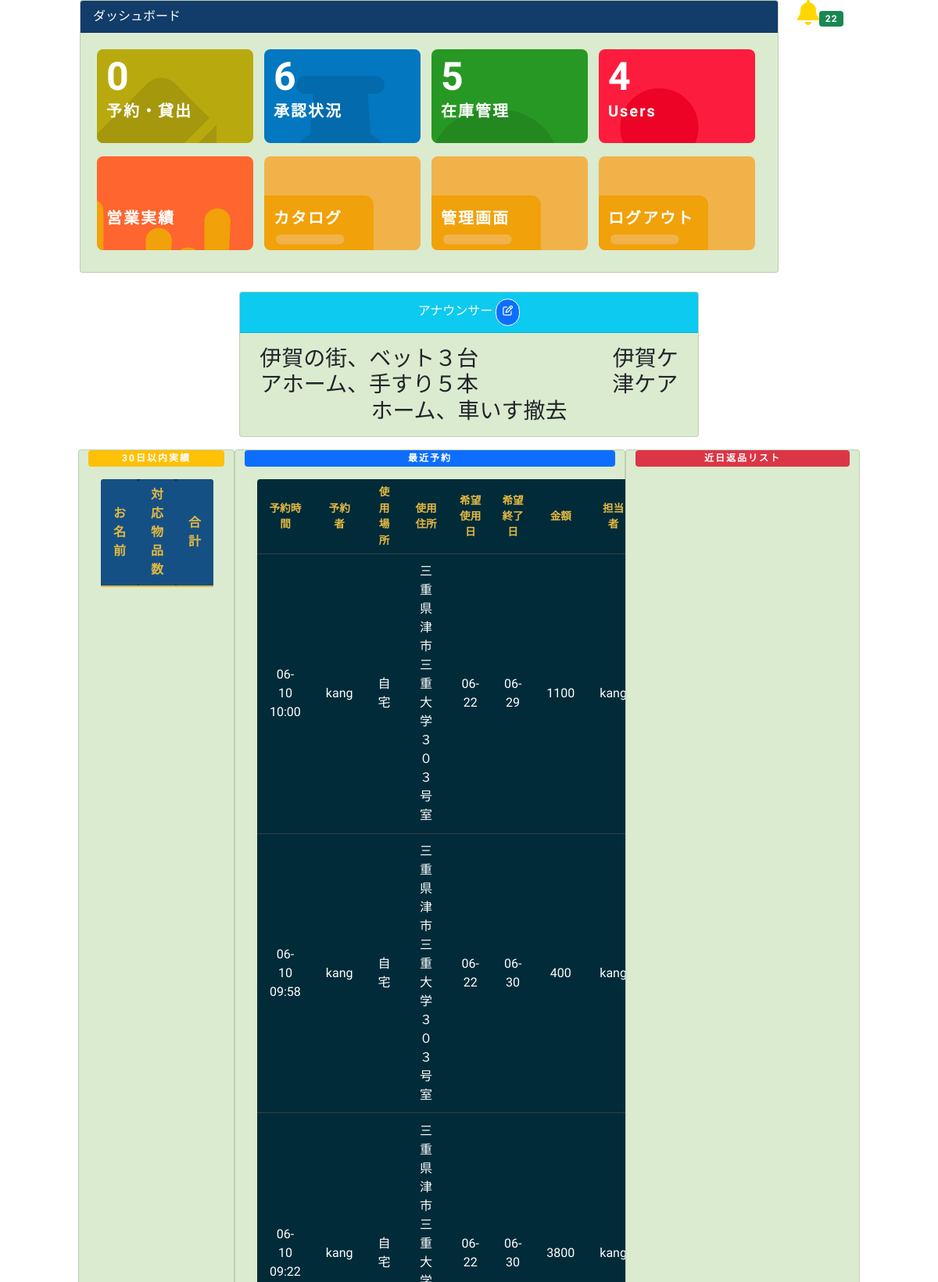
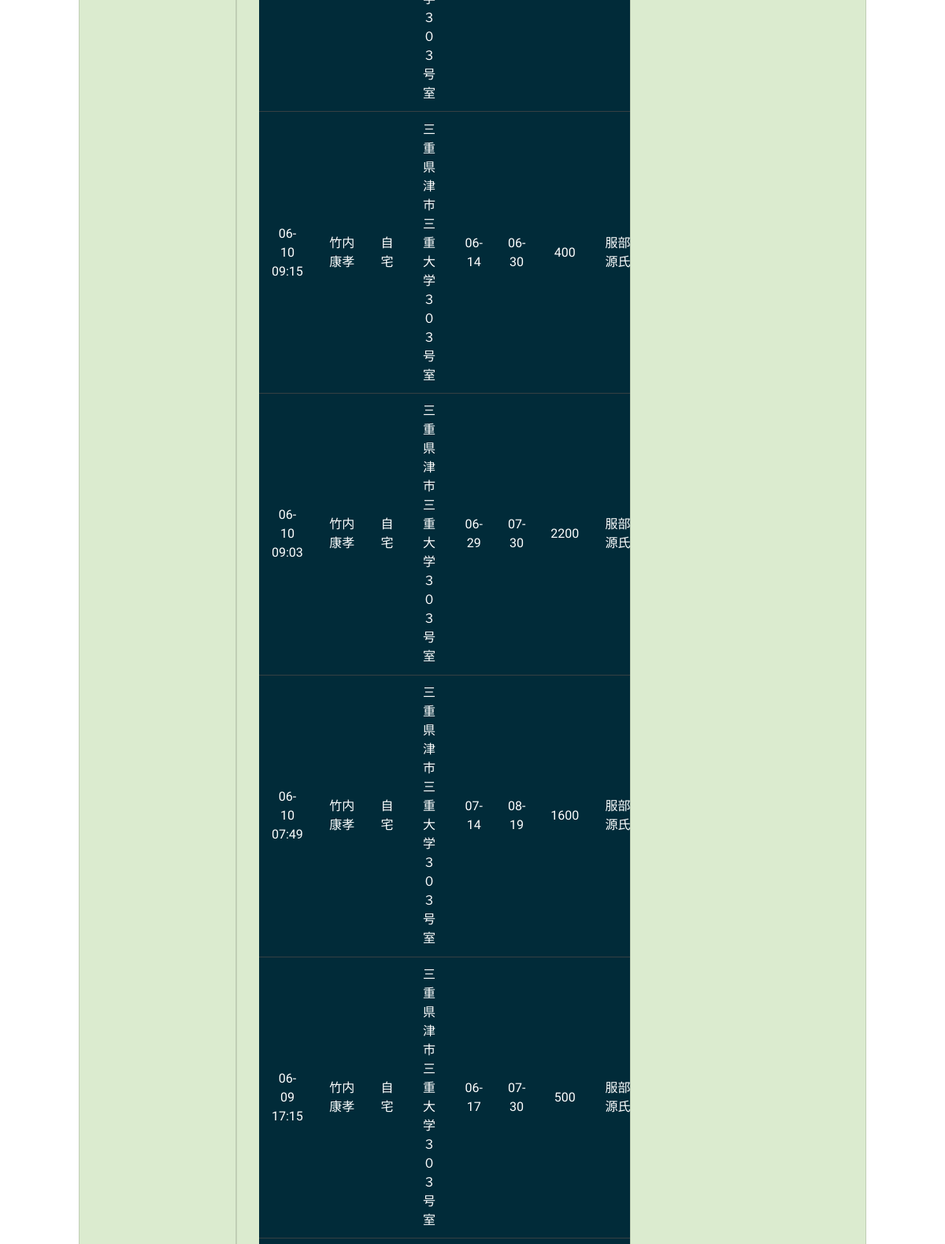
The page /dashboard/ (signed in, upper part) on the database its author committed (2 pictures, top to bottom).
### dashboard/models.py (models this page shows)
class Text(models.Model):
    first = models.CharField(max_length=100, blank=True)
    second = models.CharField(max_length=100, blank=True)
    third = models.CharField(max_length=100, blank=True)

### customer/models.py (models this page shows, shortened)
class OrderModel(models.Model):
    user = models.ForeignKey(User, on_delete=models.CASCADE)
    created_on = models.DateTimeField(auto_now_add=True)
    items = models.ManyToManyField(
        'OrderItem')
    license = models.CharField(max_length=100, blank=True)
    name = models.CharField(max_length=50, blank=True)
    email = models.CharField(max_length=50, blank=True)
    facility = models.CharField(max_length=50, blank=True)
    phone = models.CharField(max_length=50, blank=True)
    price = models.IntegerField(blank=True, null=True)
    status = models.IntegerField(default=2)
    description = models.CharField(max_length=100, blank=True)
    permitter = models.ForeignKey(User, related_name='permitter', on_delete=models.CASCADE, blank=True, null=True)
    permit_day = models.DateTimeField(blank=True, null=True)
    handler = models.ForeignKey(User, related_name="handler", on_delete=models.CASCADE, blank=True, null=True)
    location_selecter = models.IntegerField(blank=True)
    limit = models.IntegerField(default=0)
    start_date = models.DateTimeField()
    end_date = models.DateTimeField()

### dashboard/views.py (the view)
# urls.py: path('', dashboard, name='dashboard'),
@user_passes_test(test_func, login_url="/login/")
def dashboard(request):
    orders = OrderModel.objects.all().order_by('-created_on')[:10]
    users = User.objects.filter(permission__date__lte=datetime.datetime.today(), permission__date__gt=datetime.datetime.today()-datetime.timedelta(days=30), permission__result=1).annotate(total_price=Sum(F('permission__order__items__items__price')*F('permission__order__items__quantity'))).annotate(sum=Sum('permission__order__items__quantity')).values('username', 'sum', 'total_price').order_by('-total_price')[:10]
    text = Text.objects.first()
    text_form = TextForm(request.POST or None, instance = text)
    if text_form.is_valid():
        text_form.save()
    order_count = OrderModel.objects.filter(status=2).count()
    permission_count = Permission.objects.all().count()
    context = {
        'orders': orders,
        'users': users,
        'text':text,
        'text_form': text_form,
        'order_count': order_count,
        'permission_count':permission_count,
    }
    return render(request, 'dashboard/dashboard.html', context)

### dashboard/templatetags/auth_extras.py (called while the page is built)
@register.filter(name="has_group")
def has_group(user, group_name):
    group = Group.objects.get(name=group_name)
    return True if group in user.groups.all() else False

### dashboard/views.py (called while the page is built)
def test_func(user):
    return user.groups.filter(name='staff').exists()

### home/templatetags/custom_tags.py (called while the page is built)
@register.inclusion_tag('show_notifications.html', takes_context=True)
def show_notifications(context):
    request_user = context['request'].user
    notifications = Notification.objects.filter(to_user=request_user).exclude(user_has_seen=True).order_by('-date')
    return {'notifications': notifications}

### dashboard/templates/dashboard/dashboard.html (shortened to what this page needs)
{% extends 'dashboard/base.html' %}
{% load crispy_forms_tags %}
{% load auth_extras %}
{% block content %}
{% include 'dashboard/top.html' %}
<br>
<div class="row text-center justify-content-center d-flex">
  <div class="col-lg-6">
      <div class="card" data-aos="flip-left">
          <div class="card-header bg-info text-white">
              アナウンサー
              {% if request.user|has_group:"head" %}
              <button type="button" class="btn btn-primary p-2" data-bs-toggle="modal" data-bs-target="#exampleModal"><i class="fa fa-edit"></i></button>
              {% endif %}
          </div>
          <div class="card-body">
              <marquee scrollamount="10">
                  <h3 class="mx-auto">{{ text.first }}&emsp;&emsp;&emsp;&emsp;&emsp;&emsp;{{ text.second }}&emsp;&emsp;&emsp;&emsp;&emsp;&emsp;{{ text.third }}</h3>
              </marquee>
          </div>
      </div>
  </div>
  <div class="row text-center justify-content-center d-flex mt-3">
    <div class="col-lg-2 card">
      <h4 class="badge bg-warning">30日以内実績</h4>
      <table id="fav-table">
        <thead>
            <tr>
                <th scope="col">お名前</th>
                <th scope="col">対応物品数</th>
                <th scope="col">合計</th>
            </tr>
        </thead>
      </table>
    </div>
    <div class="col-lg-5 card">
      <h4 class="badge bg-primary">最近予約</h4>
      <table>
        <thead>
          <tr >
            <th>予約時間</th>
            <th>予約者</th>
            <th>使用場所</th>
            <th>使用住所</th>
            <th>希望使用日</th>
            <th>希望終了日</th>
            <th>金額</th>
            <th>担当者</th>
          </tr>
        </thead>
        <tbody>
          {% for order in orders %}
            <tr>
              <td >{{ order.created_on | date:'m-d H:i' }}</td>
              <td >{{ order.user.username }}</td>
              <td >
                {% if order.location_selecter == 1 %}
                自宅
                {% else %}
                施設
                {% endif %}
              </td>
              <td >
                {% if order.location_selecter == 1 %}
                  {{order.facility }}
                {% else %}
                  {{ order.user.client.facility }}
                {% endif %}
              </td>
              <td >{{order.start_date | date:'m-d' }}</td>
              <td >{{order.end_date | date:'m-d' }}</td>
              <td >{{order.price}}</td>
              <td>
              {% if order.handler %}
              {{ order.handler }}
              {% else %}
              <a href="{% url 'order-detail' order.pk %}"><i class="fa fa-edit"></i></a>
              {% endif %}
              </td>
            </tr>
          {% endfor %}
        </tbody>
      </table>
    </div>
    <div class="col-lg-3 card">
      <h4 class="badge bg-danger">近日返品リスト</h4>
    </div>
  </div>
</div>
  <br>
{% endblock content %}

### static/style.css (style rules this page uses)
body { background-color: #fff; font-family: "Kosugi Maru", sans-serif; }
h1, h2, h3, h4, h5, h6 { margin: 0; }
h4 { color: #000; font-size: 13px; font-weight: 700; letter-spacing: 2px; text-transform: uppercase; line-height: 2; }
.btn { border: 1px solid #fff; border-radius: 50px; color: #fff; font-size: 11px; font-weight: 600; padding: 15px 40px; text-transform: uppercase; transition: all 0.5s ease-in-out 0s; }
.fa { font-size: 13px; }

### dashboard/templates/dashboard/dashboard.html (style rules this page uses)
#fav-table th { background-color:#155084; border-bottom: 2px solid #E2B842; color: #E2B842; font-size: 1em; font-weight: 600; border-radius: 0.25em; }
table { background: #012B39; border-radius: 0.25em; border-collapse: collapse; margin: 1em; }
th { border-bottom: 1px solid #364043; color: #E2B842; font-size: 0.85em; font-weight: 600; padding: 0.5em 1em; }
td { border-bottom: 1px solid #364043; color: #fff; font-weight: 400; padding: 0.65em 1em; }
tbody tr { transition: background 0.25s ease; }

### rows shown on the page
Text: first "伊賀の街、ベット３台", second "伊賀ケアホーム、手すり５本", third "津ケアホーム、車いす撤去"
OrderModel: created_on "06-10 10:00", user.username "kang", location_selecter "自宅", facility "三重県津市三重大学３０３号室", start_date "06-22", end_date "06-29", price "1100", handler "kang"
OrderModel: created_on "06-10 09:58", user.username "kang", location_selecter "自宅", facility "三重県津市三重大学３０３号室", start_date "06-22", end_date "06-30", price "400", handler "kang"
OrderModel: created_on "06-10 09:22", user.username "kang", location_selecter "自宅", facility "三重県津市三重大学３０３号室", start_date "06-22", end_date "06-30", price "3800", handler "kang"
OrderModel: created_on "06-10 09:15", user.username "竹内康孝", location_selecter "自宅", facility "三重県津市三重大学３０３号室", start_date "06-14", end_date "06-30", price "400", handler "服部源氏"
OrderModel: created_on "06-10 09:03", user.username "竹内康孝", location_selecter "自宅", facility "三重県津市三重大学３０３号室", start_date "06-29", end_date "07-30", price "2200", handler "服部源氏"
OrderModel: created_on "06-10 07:49", user.username "竹内康孝", location_selecter "自宅", facility "三重県津市三重大学３０３号室", start_date "07-14", end_date "08-19", price "1600", handler "服部源氏"
OrderModel: created_on "06-09 17:15", user.username "竹内康孝", location_selecter "自宅", facility "三重県津市三重大学３０３号室", start_date "06-17", end_date "07-30", price "500", handler "服部源氏"

### other values the page prints
{{ order_count }} "0"
{{ permission_count }} "6"
{{ notifications.count }} "22"
